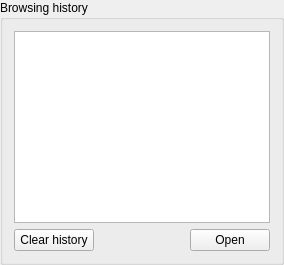
           <widget class="QGroupBox" name="groupBoxBrowsingHistory">
            <property name="title">
             <string>Browsing history</string>
            </property>
            <layout class="QVBoxLayout" name="verticalLayout_37">
             <item>
              <widget class="QListWidget" name="listHistory">
               <property name="selectionMode">
                <enum>QAbstractItemView::SelectionMode::SingleSelection</enum>
               </property>
              </widget>
             </item>
             <item>
              <layout class="QHBoxLayout" name="horizontalLayout_6">
               <item>
                <widget class="QPushButton" name="buttonCleanHistory">
                 <property name="text">
                  <string>Clear history</string>
                 </property>
                </widget>
               </item>
               <item>
                <spacer name="horizontalSpacer_4">
                 <property name="orientation">
                  <enum>Qt::Orientation::Horizontal</enum>
                 </property>
                 <property name="sizeHint" stdset="0">
                  <size>
                   <width>40</width>
                   <height>20</height>
                  </size>
                 </property>
                </spacer>
               </item>
               <item>
                <widget class="QPushButton" name="buttonGoHistory">
                 <property name="text">
                  <string>Open</string>
                 </property>
                </widget>
               </item>
              </layout>
             </item>
            </layout>
           </widget>
